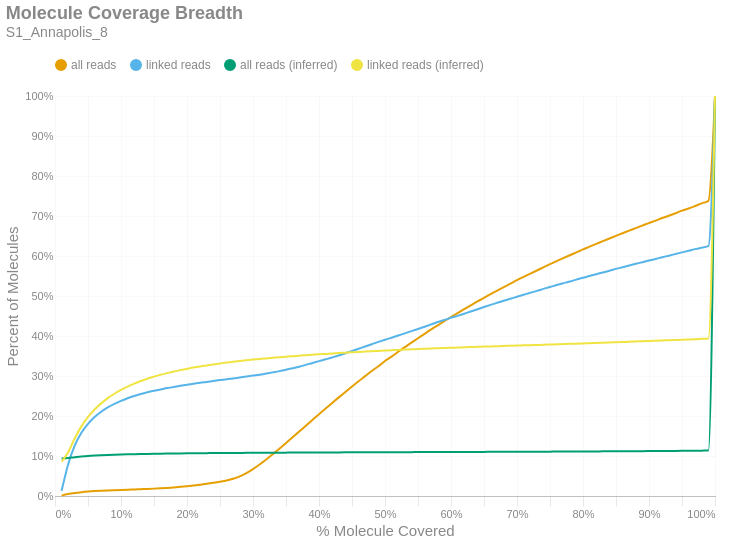

Source (notebook cell):
### Markdown cell above
### Molecule Read Coverage
This chart shows molecule coverage breadth as computed by the number of bases aligned to that molecule. In other words, "*how much of each unique long molecule is actually sequenced/aligned?*" Keep in mind there is a distinction between sequences and alignments, since some sequences belonging to a particular molecule may not align well and wouldn't appear in the alignment data. This chart also shows molecule coverage breadth as computed by the *inferred fragment* from which the aligned sequences originate. Unlike read coverage, this calculation takes into account the total insert size, including unsequenced gaps between the forward and reverse reads. Like the previous figures, these are cumulative percents.

### Code cell
if SKIPLR:
    print_html(f"Skipped")
else:
    binned_df = consolidated_hist(valids['coverage_bp'], mask, 0.01, True)
    binned_df_inf = consolidated_hist(valids['coverage_inserts'], mask, 0.01, True)
    binned_df = binned_df.with_columns(pl.lit(binned_df_inf['all reads (cumsum)']).alias('all reads (inferred)'))
    binned_df = binned_df.with_columns(pl.lit(binned_df_inf['linked reads (cumsum)']).alias('linked reads (inferred)'))
    binned_df = binned_df.with_columns(
        (pl.col('bin').cast(pl.Float64) + 0.01).alias('right_edge')
    )

    with SafeRender(binned_df):
        (
            density_plot(binned_df, 'Molecule Coverage Breadth', samplename, 'molcov', ['all reads (inferred)','linked reads (inferred)'])
            .encode(
                #x=alt.X('bin:Q', title="% Molecule Covered").axis(format = '%').scale(padding=0),
                x=alt.X('right_edge:Q', title="% Molecule Covered").axis(format='%').scale(padding=0),
                y=alt.Y('value:Q', title='Percent of Molecules')
                    .axis(format='%')
                    .stack(False)
                    .scale(domainMin=0, padding=0),
                color=alt.Color("key:N").scale(domain = ["all reads", "linked reads", "all reads (inferred)", "linked reads (inferred)"]),
                tooltip = [
                    alt.Tooltip("key:N", title = "Data Type"),
                    alt.Tooltip("range_label:N", title="% Molecule Covered"),
                    alt.Tooltip("value:Q", format = ".2%", title="% Molecules")
                ]
            )
        ).display()

### Figure 1 — Vega-Lite specification as saved in the notebook (floating-point values rounded to 4 significant figures)
{"width": "container", "height": 400, "config": {"title": {"anchor": "start", "dy": -15, "fontSize": 18, "color": "#888888", "subtitleColor": "#888888", "subtitleFontSize": 14}, "arc": {"fill": "#0072B2"}, "axis": {"domainColor": "#888888", "domainWidth": 0.5, "gridWidth": 0.2, "grid": false, "titleFontWeight": 400, "titleFontSize": 15, "labelFontSize": 11, "labelColor": "#888888", "tickColor": "#888888", "tickWidth": 0.2, "titleColor": "#888888"}, "axisBand": {"grid": false}, "axisX": {"grid": true, "tickSize": 10, "domainCap": "round"}, "axisY": {"domain": false, "grid": true, "tickSize": 0, "domainCap": "round"}, "background": "transparent", "header": {"labelFontSize": 15, "labelColor": "#888888", "titleFontSize": 15, "titleFontWeight": 600, "titleColor": "#888888"}, "legend": {"labelFont": "sans-serif", "labelFontSize": 12, "labelColor": "#888888", "symbolSize": 100, "symbolType": "circle", "titleFontSize": 12, "titlePadding": 10, "titleColor": "#888888", "title": null, "orient": "top"}, "range": {"category": ["#E69F00", "#56B4E9", "#009E73", "#F0E442", "#0072B2", "#D55E00", "#CC79A7", "#000000"], "diverging": ["#cfe8f3", "#a2d4ec", "#73bfe2", "#46abdb", "#1696d2", "#12719e"]}, "area": {"fill": "#0072B2", "fillOpacity": 0.7, "line": true, "strokeOpacity": 0.7}, "line": {"color": "#0072B2", "stroke": "#0072B2", "strokeWidth": 2}, "trail": {"color": "#0072B2", "stroke": "#0072B2", "strokeWidth": 0, "size": 1}, "point": {"filled": true, "fillOpacity": 1.0, "size": 95}, "text": {"color": "#888888", "fontSize": 11, "align": "right", "fontWeight": 400, "size": 11}, "bar": {"fill": "#0072B2", "stroke": null}, "view": {"stroke": null, "continuousWidth": 660, "continuousHeight": 400}}, "data": {"name": "data-0e34ef5be1c3cb462f933285a77bc03d"}, "mark": {"type": "line", "interpolate": "monotone", "point": {"opacity": 0, "size": 275}}, "encoding": {"color": {"field": "key", "scale": {"domain": ["all reads", "linked reads", "all reads (inferred)", "linked reads (inferred)"]}, "type": "nominal"}, "tooltip": [{"field": "key", "title": "Data Type", "type": "nominal"}, {"field": "range_label", "title": "% Molecule Covered", "type": "nominal"}, {"field": "value", "format": ".2%", "title": "% Molecules", "type": "quantitative"}], "x": {"axis": {"format": "%"}, "field": "right_edge", "scale": {"padding": 0}, "title": "% Molecule Covered", "type": "quantitative"}, "y": {"axis": {"format": "%"}, "field": "value", "scale": {"domainMin": 0, "padding": 0}, "stack": false, "title": "Percent of Molecules", "type": "quantitative"}}, "params": [{"name": "param_c36ac31b6afebe62", "select": {"type": "point", "fields": ["key"]}, "bind": "legend"}], "title": {"text": "Molecule Coverage Breadth", "subtitle": "S1_Annapolis_8"}, "transform": [{"fold": ["all reads (cumsum)", "linked reads (cumsum)", "all reads (inferred)", "linked reads (inferred)"]}, {"calculate": "replace(datum.key, ' (cumsum)', '')", "as": "key"}, {"filter": {"param": "param_c36ac31b6afebe62"}}], "usermeta": {"embedOptions": {"downloadFileName": "S1_Annapolis_8.molcov"}}, "$schema": "https://vega.github.io/schema/vega-lite/v6.1.0.json", "datasets": {"data-0e34ef5be1c3cb462f933285a77bc03d": [{"bin": "0.0", "interval": "0.0-0.01", "all reads": 0.000927, "linked reads": 0.01295, "all reads (cumsum)": 0.000927, "linked reads (cumsum)": 0.01295, "range_label": "0.0-0.01", "all reads (inferred)": 0.09357, "linked reads (inferred)": 0.08609, "right_edge": 0.01}, {"bin": "0.01", "interval": "0.01-0.02", "all reads": 0.003911, "linked reads": 0.06666, "all reads (cumsum)": 0.004838, "linked reads (cumsum)": 0.07961, "range_label": "0.01-0.02", "all reads (inferred)": 0.09495, "linked reads (inferred)": 0.1096, "right_edge": 0.02}, {"bin": "0.02", "interval": "0.02-0.03", "all reads": 0.002785, "linked reads": 0.04691, "all reads (cumsum)": 0.007623, "linked reads (cumsum)": 0.1265, "range_label": "0.02-0.03", "all reads (inferred)": 0.09688, "linked reads (inferred)": 0.1443, "right_edge": 0.03}, {"bin": "0.03", "interval": "0.03-0.04", "all reads": 0.00198, "linked reads": 0.03148, "all reads (cumsum)": 0.009603, "linked reads (cumsum)": 0.158, "range_label": "0.03-0.04", "all reads (inferred)": 0.09853, "linked reads (inferred)": 0.174, "right_edge": 0.04}, {"bin": "0.04", "interval": "0.04-0.05", "all reads": 0.00144, "linked reads": 0.02236, "all reads (cumsum)": 0.01104, "linked reads (cumsum)": 0.1804, "range_label": "0.04-0.05", "all reads (inferred)": 0.09994, "linked reads (inferred)": 0.1976, "right_edge": 0.05}, {"bin": "0.05", "interval": "0.05-0.06", "all reads": 0.001155, "linked reads": 0.01708, "all reads (cumsum)": 0.0122, "linked reads (cumsum)": 0.1974, "range_label": "0.05-0.06", "all reads (inferred)": 0.101, "linked reads (inferred)": 0.2164, "right_edge": 0.06}, {"bin": "0.06", "interval": "0.06-0.07", "all reads": 0.0009018, "linked reads": 0.01315, "all reads (cumsum)": 0.0131, "linked reads (cumsum)": 0.2106, "range_label": "0.06-0.07", "all reads (inferred)": 0.1018, "linked reads (inferred)": 0.2316, "right_edge": 0.07}, {"bin": "0.07", "interval": "0.07-0.08", "all reads": 0.0007829, "linked reads": 0.01071, "all reads (cumsum)": 0.01388, "linked reads (cumsum)": 0.2213, "range_label": "0.07-0.08", "all reads (inferred)": 0.1026, "linked reads (inferred)": 0.2447, "right_edge": 0.08}, {"bin": "0.08", "interval": "0.08-0.09", "all reads": 0.0006956, "linked reads": 0.008845, "all reads (cumsum)": 0.01458, "linked reads (cumsum)": 0.2301, "range_label": "0.08-0.09", "all reads (inferred)": 0.1032, "linked reads (inferred)": 0.2557, "right_edge": 0.09}, {"bin": "0.09", "interval": "0.09-0.1", "all reads": 0.0006808, "linked reads": 0.007599, "all reads (cumsum)": 0.01526, "linked reads (cumsum)": 0.2377, "range_label": "0.09-0.1", "all reads (inferred)": 0.1037, "linked reads (inferred)": 0.2651, "right_edge": 0.1}, {"bin": "0.1", "interval": "0.1-0.11", "all reads": 0.0006513, "linked reads": 0.006484, "all reads (cumsum)": 0.01591, "linked reads (cumsum)": 0.2442, "range_label": "0.1-0.11", "all reads (inferred)": 0.1042, "linked reads (inferred)": 0.2736, "right_edge": 0.11}, {"bin": "0.11", "interval": "0.11-0.12", "all reads": 0.0006088, "linked reads": 0.005771, "all reads (cumsum)": 0.01652, "linked reads (cumsum)": 0.25, "range_label": "0.11-0.12", "all reads (inferred)": 0.1046, "linked reads (inferred)": 0.2809, "right_edge": 0.12}, {"bin": "0.12", "interval": "0.12-0.13", "all reads": 0.0006222, "linked reads": 0.005025, "all reads (cumsum)": 0.01714, "linked reads (cumsum)": 0.255, "range_label": "0.12-0.13", "all reads (inferred)": 0.105, "linked reads (inferred)": 0.2874, "right_edge": 0.13}, {"bin": "0.13", "interval": "0.13-0.14", "all reads": 0.00062, "linked reads": 0.004296, "all reads (cumsum)": 0.01776, "linked reads (cumsum)": 0.2593, "range_label": "0.13-0.14", "all reads (inferred)": 0.1053, "linked reads (inferred)": 0.2933, "right_edge": 0.14}, {"bin": "0.14", "interval": "0.14-0.15", "all reads": 0.0006748, "linked reads": 0.003738, "all reads (cumsum)": 0.01844, "linked reads (cumsum)": 0.2631, "range_label": "0.14-0.15", "all reads (inferred)": 0.1056, "linked reads (inferred)": 0.2984, "right_edge": 0.15}, {"bin": "0.15", "interval": "0.15-0.16", "all reads": 0.0007959, "linked reads": 0.00332, "all reads (cumsum)": 0.01923, "linked reads (cumsum)": 0.2664, "range_label": "0.15-0.16", "all reads (inferred)": 0.1058, "linked reads (inferred)": 0.3032, "right_edge": 0.16}, {"bin": "0.16", "interval": "0.16-0.17", "all reads": 0.0009904, "linked reads": 0.003418, "all reads (cumsum)": 0.02022, "linked reads (cumsum)": 0.2698, "range_label": "0.16-0.17", "all reads (inferred)": 0.1061, "linked reads (inferred)": 0.3072, "right_edge": 0.17}, {"bin": "0.17", "interval": "0.17-0.18", "all reads": 0.001191, "linked reads": 0.002836, "all reads (cumsum)": 0.02141, "linked reads (cumsum)": 0.2726, "range_label": "0.17-0.18", "all reads (inferred)": 0.1063, "linked reads (inferred)": 0.3111, "right_edge": 0.18}, {"bin": "0.18", "interval": "0.18-0.19", "all reads": 0.001444, "linked reads": 0.002918, "all reads (cumsum)": 0.02286, "linked reads (cumsum)": 0.2755, "range_label": "0.18-0.19", "all reads (inferred)": 0.1065, "linked reads (inferred)": 0.3147, "right_edge": 0.19}, {"bin": "0.19", "interval": "0.19-0.2", "all reads": 0.001628, "linked reads": 0.002656, "all reads (cumsum)": 0.02449, "linked reads (cumsum)": 0.2782, "range_label": "0.19-0.2", "all reads (inferred)": 0.1067, "linked reads (inferred)": 0.318, "right_edge": 0.2}, {"bin": "0.2", "interval": "0.2-0.21", "all reads": 0.001802, "linked reads": 0.00241, "all reads (cumsum)": 0.02629, "linked reads (cumsum)": 0.2806, "range_label": "0.2-0.21", "all reads (inferred)": 0.1068, "linked reads (inferred)": 0.3212, "right_edge": 0.21}, {"bin": "0.21", "interval": "0.21-0.22", "all reads": 0.002059, "linked reads": 0.002541, "all reads (cumsum)": 0.02835, "linked reads (cumsum)": 0.2832, "range_label": "0.21-0.22", "all reads (inferred)": 0.107, "linked reads (inferred)": 0.324, "right_edge": 0.22}, {"bin": "0.22", "interval": "0.22-0.23", "all reads": 0.002199, "linked reads": 0.002123, "all reads (cumsum)": 0.03055, "linked reads (cumsum)": 0.2853, "range_label": "0.22-0.23", "all reads (inferred)": 0.1071, "linked reads (inferred)": 0.3264, "right_edge": 0.23}, {"bin": "0.23", "interval": "0.23-0.24", "all reads": 0.002455, "linked reads": 0.002345, "all reads (cumsum)": 0.033, "linked reads (cumsum)": 0.2876, "range_label": "0.23-0.24", "all reads (inferred)": 0.1073, "linked reads (inferred)": 0.329, "right_edge": 0.24}, {"bin": "0.24", "interval": "0.24-0.25", "all reads": 0.00272, "linked reads": 0.002131, "all reads (cumsum)": 0.03572, "linked reads (cumsum)": 0.2898, "range_label": "0.24-0.25", "all reads (inferred)": 0.1074, "linked reads (inferred)": 0.3312, "right_edge": 0.25}, {"bin": "0.25", "interval": "0.25-0.26", "all reads": 0.003056, "linked reads": 0.002107, "all reads (cumsum)": 0.03878, "linked reads (cumsum)": 0.2919, "range_label": "0.25-0.26", "all reads (inferred)": 0.1075, "linked reads (inferred)": 0.3336, "right_edge": 0.26}, {"bin": "0.26", "interval": "0.26-0.27", "all reads": 0.004161, "linked reads": 0.002123, "all reads (cumsum)": 0.04294, "linked reads (cumsum)": 0.294, "range_label": "0.26-0.27", "all reads (inferred)": 0.1077, "linked reads (inferred)": 0.3356, "right_edge": 0.27}, {"bin": "0.27", "interval": "0.27-0.28", "all reads": 0.006111, "linked reads": 0.002369, "all reads (cumsum)": 0.04905, "linked reads (cumsum)": 0.2964, "range_label": "0.27-0.28", "all reads (inferred)": 0.1078, "linked reads (inferred)": 0.3374, "right_edge": 0.28}, {"bin": "0.28", "interval": "0.28-0.29", "all reads": 0.008178, "linked reads": 0.00223, "all reads (cumsum)": 0.05723, "linked reads (cumsum)": 0.2986, "range_label": "0.28-0.29", "all reads (inferred)": 0.1079, "linked reads (inferred)": 0.3391, "right_edge": 0.29}, {"bin": "0.29", "interval": "0.29-0.3", "all reads": 0.01006, "linked reads": 0.002386, "all reads (cumsum)": 0.06729, "linked reads (cumsum)": 0.301, "range_label": "0.29-0.3", "all reads (inferred)": 0.108, "linked reads (inferred)": 0.341, "right_edge": 0.3}, {"bin": "0.3", "interval": "0.3-0.31", "all reads": 0.01136, "linked reads": 0.002287, "all reads (cumsum)": 0.07865, "linked reads (cumsum)": 0.3033, "range_label": "0.3-0.31", "all reads (inferred)": 0.1081, "linked reads (inferred)": 0.3426, "right_edge": 0.31}, {"bin": "0.31", "interval": "0.31-0.32", "all reads": 0.01256, "linked reads": 0.002877, "all reads (cumsum)": 0.09122, "linked reads (cumsum)": 0.3061, "range_label": "0.31-0.32", "all reads (inferred)": 0.1082, "linked reads (inferred)": 0.344, "right_edge": 0.32}, {"bin": "0.32", "interval": "0.32-0.33", "all reads": 0.01342, "linked reads": 0.002927, "all reads (cumsum)": 0.1046, "linked reads (cumsum)": 0.3091, "range_label": "0.32-0.33", "all reads (inferred)": 0.1083, "linked reads (inferred)": 0.3455, "right_edge": 0.33}, {"bin": "0.33", "interval": "0.33-0.34", "all reads": 0.01372, "linked reads": 0.003132, "all reads (cumsum)": 0.1184, "linked reads (cumsum)": 0.3122, "range_label": "0.33-0.34", "all reads (inferred)": 0.1083, "linked reads (inferred)": 0.347, "right_edge": 0.34}, {"bin": "0.34", "interval": "0.34-0.35", "all reads": 0.014, "linked reads": 0.003681, "all reads (cumsum)": 0.1324, "linked reads (cumsum)": 0.3159, "range_label": "0.34-0.35", "all reads (inferred)": 0.1084, "linked reads (inferred)": 0.3483, "right_edge": 0.35}, {"bin": "0.35", "interval": "0.35-0.36", "all reads": 0.01426, "linked reads": 0.003615, "all reads (cumsum)": 0.1466, "linked reads (cumsum)": 0.3195, "range_label": "0.35-0.36", "all reads (inferred)": 0.1085, "linked reads (inferred)": 0.3496, "right_edge": 0.36}, {"bin": "0.36", "interval": "0.36-0.37", "all reads": 0.01458, "linked reads": 0.003804, "all reads (cumsum)": 0.1612, "linked reads (cumsum)": 0.3233, "range_label": "0.36-0.37", "all reads (inferred)": 0.1086, "linked reads (inferred)": 0.3508, "right_edge": 0.37}, {"bin": "0.37", "interval": "0.37-0.38", "all reads": 0.01445, "linked reads": 0.004435, "all reads (cumsum)": 0.1756, "linked reads (cumsum)": 0.3277, "range_label": "0.37-0.38", "all reads (inferred)": 0.1087, "linked reads (inferred)": 0.352, "right_edge": 0.38}, {"bin": "0.38", "interval": "0.38-0.39", "all reads": 0.01445, "linked reads": 0.004894, "all reads (cumsum)": 0.1901, "linked reads (cumsum)": 0.3326, "range_label": "0.38-0.39", "all reads (inferred)": 0.1087, "linked reads (inferred)": 0.3533, "right_edge": 0.39}, {"bin": "0.39", "interval": "0.39-0.4", "all reads": 0.01449, "linked reads": 0.004533, "all reads (cumsum)": 0.2046, "linked reads (cumsum)": 0.3372, "range_label": "0.39-0.4", "all reads (inferred)": 0.1088, "linked reads (inferred)": 0.3543, "right_edge": 0.4}, {"bin": "0.4", "interval": "0.4-0.41", "all reads": 0.01394, "linked reads": 0.004558, "all reads (cumsum)": 0.2185, "linked reads (cumsum)": 0.3417, "range_label": "0.4-0.41", "all reads (inferred)": 0.1089, "linked reads (inferred)": 0.3553, "right_edge": 0.41}, {"bin": "0.41", "interval": "0.41-0.42", "all reads": 0.01406, "linked reads": 0.004681, "all reads (cumsum)": 0.2326, "linked reads (cumsum)": 0.3464, "range_label": "0.41-0.42", "all reads (inferred)": 0.1089, "linked reads (inferred)": 0.3563, "right_edge": 0.42}, {"bin": "0.42", "interval": "0.42-0.43", "all reads": 0.01395, "linked reads": 0.004992, "all reads (cumsum)": 0.2465, "linked reads (cumsum)": 0.3514, "range_label": "0.42-0.43", "all reads (inferred)": 0.109, "linked reads (inferred)": 0.3575, "right_edge": 0.43}, {"bin": "0.43", "interval": "0.43-0.44", "all reads": 0.01353, "linked reads": 0.005656, "all reads (cumsum)": 0.2601, "linked reads (cumsum)": 0.357, "range_label": "0.43-0.44", "all reads (inferred)": 0.1091, "linked reads (inferred)": 0.3584, "right_edge": 0.44}, {"bin": "0.44", "interval": "0.44-0.45", "all reads": 0.01352, "linked reads": 0.005345, "all reads (cumsum)": 0.2736, "linked reads (cumsum)": 0.3624, "range_label": "0.44-0.45", "all reads (inferred)": 0.1091, "linked reads (inferred)": 0.3593, "right_edge": 0.45}, {"bin": "0.45", "interval": "0.45-0.46", "all reads": 0.01332, "linked reads": 0.005779, "all reads (cumsum)": 0.2869, "linked reads (cumsum)": 0.3682, "range_label": "0.45-0.46", "all reads (inferred)": 0.1092, "linked reads (inferred)": 0.3603, "right_edge": 0.46}, {"bin": "0.46", "interval": "0.46-0.47", "all reads": 0.01273, "linked reads": 0.005575, "all reads (cumsum)": 0.2996, "linked reads (cumsum)": 0.3737, "range_label": "0.46-0.47", "all reads (inferred)": 0.1093, "linked reads (inferred)": 0.3611, "right_edge": 0.47}, {"bin": "0.47", "interval": "0.47-0.48", "all reads": 0.01279, "linked reads": 0.005779, "all reads (cumsum)": 0.3124, "linked reads (cumsum)": 0.3795, "range_label": "0.47-0.48", "all reads (inferred)": 0.1093, "linked reads (inferred)": 0.3619, "right_edge": 0.48}, {"bin": "0.48", "interval": "0.48-0.49", "all reads": 0.01201, "linked reads": 0.005665, "all reads (cumsum)": 0.3244, "linked reads (cumsum)": 0.3852, "range_label": "0.48-0.49", "all reads (inferred)": 0.1094, "linked reads (inferred)": 0.3627, "right_edge": 0.49}, {"bin": "0.49", "interval": "0.49-0.5", "all reads": 0.01304, "linked reads": 0.005427, "all reads (cumsum)": 0.3375, "linked reads (cumsum)": 0.3906, "range_label": "0.49-0.5", "all reads (inferred)": 0.1094, "linked reads (inferred)": 0.3636, "right_edge": 0.5}, {"bin": "0.5", "interval": "0.5-0.51", "all reads": 0.01088, "linked reads": 0.005156, "all reads (cumsum)": 0.3483, "linked reads (cumsum)": 0.3958, "range_label": "0.5-0.51", "all reads (inferred)": 0.1095, "linked reads (inferred)": 0.3643, "right_edge": 0.51}, {"bin": "0.51", "interval": "0.51-0.52", "all reads": 0.01217, "linked reads": 0.005312, "all reads (cumsum)": 0.3605, "linked reads (cumsum)": 0.4011, "range_label": "0.51-0.52", "all reads (inferred)": 0.1095, "linked reads (inferred)": 0.3652, "right_edge": 0.52}, {"bin": "0.52", "interval": "0.52-0.53", "all reads": 0.01152, "linked reads": 0.005607, "all reads (cumsum)": 0.372, "linked reads (cumsum)": 0.4067, "range_label": "0.52-0.53", "all reads (inferred)": 0.1096, "linked reads (inferred)": 0.366, "right_edge": 0.53}, {"bin": "0.53", "interval": "0.53-0.54", "all reads": 0.01141, "linked reads": 0.005427, "all reads (cumsum)": 0.3834, "linked reads (cumsum)": 0.4121, "range_label": "0.53-0.54", "all reads (inferred)": 0.1097, "linked reads (inferred)": 0.3667, "right_edge": 0.54}, {"bin": "0.54", "interval": "0.54-0.55", "all reads": 0.01094, "linked reads": 0.00555, "all reads (cumsum)": 0.3944, "linked reads (cumsum)": 0.4177, "range_label": "0.54-0.55", "all reads (inferred)": 0.1097, "linked reads (inferred)": 0.3674, "right_edge": 0.55}, {"bin": "0.55", "interval": "0.55-0.56", "all reads": 0.01109, "linked reads": 0.00564, "all reads (cumsum)": 0.4055, "linked reads (cumsum)": 0.4233, "range_label": "0.55-0.56", "all reads (inferred)": 0.1098, "linked reads (inferred)": 0.368, "right_edge": 0.56}, {"bin": "0.56", "interval": "0.56-0.57", "all reads": 0.01087, "linked reads": 0.005738, "all reads (cumsum)": 0.4164, "linked reads (cumsum)": 0.429, "range_label": "0.56-0.57", "all reads (inferred)": 0.1099, "linked reads (inferred)": 0.3688, "right_edge": 0.57}, {"bin": "0.57", "interval": "0.57-0.58", "all reads": 0.01043, "linked reads": 0.00587, "all reads (cumsum)": 0.4268, "linked reads (cumsum)": 0.4349, "range_label": "0.57-0.58", "all reads (inferred)": 0.1099, "linked reads (inferred)": 0.3693, "right_edge": 0.58}, {"bin": "0.58", "interval": "0.58-0.59", "all reads": 0.01037, "linked reads": 0.005206, "all reads (cumsum)": 0.4372, "linked reads (cumsum)": 0.4401, "range_label": "0.58-0.59", "all reads (inferred)": 0.11, "linked reads (inferred)": 0.37, "right_edge": 0.59}, {"bin": "0.59", "interval": "0.59-0.6", "all reads": 0.01037, "linked reads": 0.005329, "all reads (cumsum)": 0.4475, "linked reads (cumsum)": 0.4454, "range_label": "0.59-0.6", "all reads (inferred)": 0.11, "linked reads (inferred)": 0.3706, "right_edge": 0.6}, {"bin": "0.6", "interval": "0.6-0.61", "all reads": 0.009655, "linked reads": 0.004902, "all reads (cumsum)": 0.4572, "linked reads (cumsum)": 0.4503, "range_label": "0.6-0.61", "all reads (inferred)": 0.1101, "linked reads (inferred)": 0.3712, "right_edge": 0.61}, {"bin": "0.61", "interval": "0.61-0.62", "all reads": 0.009999, "linked reads": 0.00523, "all reads (cumsum)": 0.4672, "linked reads (cumsum)": 0.4556, "range_label": "0.61-0.62", "all reads (inferred)": 0.1101, "linked reads (inferred)": 0.3719, "right_edge": 0.62}, {"bin": "0.62", "interval": "0.62-0.63", "all reads": 0.009667, "linked reads": 0.00564, "all reads (cumsum)": 0.4768, "linked reads (cumsum)": 0.4612, "range_label": "0.62-0.63", "all reads (inferred)": 0.1102, "linked reads (inferred)": 0.3724, "right_edge": 0.63}, {"bin": "0.63", "interval": "0.63-0.64", "all reads": 0.009428, "linked reads": 0.00555, "all reads (cumsum)": 0.4863, "linked reads (cumsum)": 0.4668, "range_label": "0.63-0.64", "all reads (inferred)": 0.1103, "linked reads (inferred)": 0.3729, "right_edge": 0.64}, {"bin": "0.64", "interval": "0.64-0.65", "all reads": 0.009127, "linked reads": 0.005681, "all reads (cumsum)": 0.4954, "linked reads (cumsum)": 0.4724, "range_label": "0.64-0.65", "all reads (inferred)": 0.1103, "linked reads (inferred)": 0.3735, "right_edge": 0.65}, {"bin": "0.65", "interval": "0.65-0.66", "all reads": 0.00952, "linked reads": 0.005468, "all reads (cumsum)": 0.5049, "linked reads (cumsum)": 0.4779, "range_label": "0.65-0.66", "all reads (inferred)": 0.1104, "linked reads (inferred)": 0.374, "right_edge": 0.66}, {"bin": "0.66", "interval": "0.66-0.67", "all reads": 0.008763, "linked reads": 0.005165, "all reads (cumsum)": 0.5137, "linked reads (cumsum)": 0.4831, "range_label": "0.66-0.67", "all reads (inferred)": 0.1104, "linked reads (inferred)": 0.3746, "right_edge": 0.67}, {"bin": "0.67", "interval": "0.67-0.68", "all reads": 0.008723, "linked reads": 0.005025, "all reads (cumsum)": 0.5224, "linked reads (cumsum)": 0.4881, "range_label": "0.67-0.68", "all reads (inferred)": 0.1105, "linked reads (inferred)": 0.3751, "right_edge": 0.68}, {"bin": "0.68", "interval": "0.68-0.69", "all reads": 0.008493, "linked reads": 0.004935, "all reads (cumsum)": 0.5309, "linked reads (cumsum)": 0.493, "range_label": "0.68-0.69", "all reads (inferred)": 0.1106, "linked reads (inferred)": 0.3756, "right_edge": 0.69}, {"bin": "0.69", "interval": "0.69-0.7", "all reads": 0.00857, "linked reads": 0.005033, "all reads (cumsum)": 0.5395, "linked reads (cumsum)": 0.4981, "range_label": "0.69-0.7", "all reads (inferred)": 0.1106, "linked reads (inferred)": 0.3762, "right_edge": 0.7}, {"bin": "0.7", "interval": "0.7-0.71", "all reads": 0.008214, "linked reads": 0.004853, "all reads (cumsum)": 0.5477, "linked reads (cumsum)": 0.5029, "range_label": "0.7-0.71", "all reads (inferred)": 0.1107, "linked reads (inferred)": 0.3766, "right_edge": 0.71}, {"bin": "0.71", "interval": "0.71-0.72", "all reads": 0.008095, "linked reads": 0.00505, "all reads (cumsum)": 0.5558, "linked reads (cumsum)": 0.508, "range_label": "0.71-0.72", "all reads (inferred)": 0.1107, "linked reads (inferred)": 0.3771, "right_edge": 0.72}, {"bin": "0.72", "interval": "0.72-0.73", "all reads": 0.008015, "linked reads": 0.004747, "all reads (cumsum)": 0.5638, "linked reads (cumsum)": 0.5127, "range_label": "0.72-0.73", "all reads (inferred)": 0.1108, "linked reads (inferred)": 0.3775, "right_edge": 0.73}, {"bin": "0.73", "interval": "0.73-0.74", "all reads": 0.007807, "linked reads": 0.005083, "all reads (cumsum)": 0.5716, "linked reads (cumsum)": 0.5178, "range_label": "0.73-0.74", "all reads (inferred)": 0.1109, "linked reads (inferred)": 0.378, "right_edge": 0.74}, {"bin": "0.74", "interval": "0.74-0.75", "all reads": 0.008095, "linked reads": 0.004648, "all reads (cumsum)": 0.5797, "linked reads (cumsum)": 0.5225, "range_label": "0.74-0.75", "all reads (inferred)": 0.1109, "linked reads (inferred)": 0.3786, "right_edge": 0.75}, {"bin": "0.75", "interval": "0.75-0.76", "all reads": 0.007434, "linked reads": 0.004878, "all reads (cumsum)": 0.5871, "linked reads (cumsum)": 0.5273, "range_label": "0.75-0.76", "all reads (inferred)": 0.111, "linked reads (inferred)": 0.3792, "right_edge": 0.76}, {"bin": "0.76", "interval": "0.76-0.77", "all reads": 0.007428, "linked reads": 0.004451, "all reads (cumsum)": 0.5946, "linked reads (cumsum)": 0.5318, "range_label": "0.76-0.77", "all reads (inferred)": 0.1111, "linked reads (inferred)": 0.3798, "right_edge": 0.77}, {"bin": "0.77", "interval": "0.77-0.78", "all reads": 0.007334, "linked reads": 0.00441, "all reads (cumsum)": 0.6019, "linked reads (cumsum)": 0.5362, "range_label": "0.77-0.78", "all reads (inferred)": 0.1112, "linked reads (inferred)": 0.3803, "right_edge": 0.78}, {"bin": "0.78", "interval": "0.78-0.79", "all reads": 0.00719, "linked reads": 0.004747, "all reads (cumsum)": 0.6091, "linked reads (cumsum)": 0.5409, "range_label": "0.78-0.79", "all reads (inferred)": 0.1112, "linked reads (inferred)": 0.3809, "right_edge": 0.79}, {"bin": "0.79", "interval": "0.79-0.8", "all reads": 0.007468, "linked reads": 0.004681, "all reads (cumsum)": 0.6165, "linked reads (cumsum)": 0.5456, "range_label": "0.79-0.8", "all reads (inferred)": 0.1113, "linked reads (inferred)": 0.3815, "right_edge": 0.8}, {"bin": "0.8", "interval": "0.8-0.81", "all reads": 0.006756, "linked reads": 0.004164, "all reads (cumsum)": 0.6233, "linked reads (cumsum)": 0.5498, "range_label": "0.8-0.81", "all reads (inferred)": 0.1114, "linked reads (inferred)": 0.3821, "right_edge": 0.81}, {"bin": "0.81", "interval": "0.81-0.82", "all reads": 0.006907, "linked reads": 0.004738, "all reads (cumsum)": 0.6302, "linked reads (cumsum)": 0.5545, "range_label": "0.81-0.82", "all reads (inferred)": 0.1115, "linked reads (inferred)": 0.3827, "right_edge": 0.82}, {"bin": "0.82", "interval": "0.82-0.83", "all reads": 0.006886, "linked reads": 0.004443, "all reads (cumsum)": 0.6371, "linked reads (cumsum)": 0.559, "range_label": "0.82-0.83", "all reads (inferred)": 0.1116, "linked reads (inferred)": 0.3833, "right_edge": 0.83}, {"bin": "0.83", "interval": "0.83-0.84", "all reads": 0.006778, "linked reads": 0.004115, "all reads (cumsum)": 0.6439, "linked reads (cumsum)": 0.5631, "range_label": "0.83-0.84", "all reads (inferred)": 0.1117, "linked reads (inferred)": 0.3839, "right_edge": 0.84}, {"bin": "0.84", "interval": "0.84-0.85", "all reads": 0.006497, "linked reads": 0.004681, "all reads (cumsum)": 0.6504, "linked reads (cumsum)": 0.5678, "range_label": "0.84-0.85", "all reads (inferred)": 0.1118, "linked reads (inferred)": 0.3845, "right_edge": 0.85}, {"bin": "0.85", "interval": "0.85-0.86", "all reads": 0.006613, "linked reads": 0.004312, "all reads (cumsum)": 0.657, "linked reads (cumsum)": 0.5721, "range_label": "0.85-0.86", "all reads (inferred)": 0.1119, "linked reads (inferred)": 0.3851, "right_edge": 0.86}, {"bin": "0.86", "interval": "0.86-0.87", "all reads": 0.006377, "linked reads": 0.004255, "all reads (cumsum)": 0.6634, "linked reads (cumsum)": 0.5763, "range_label": "0.86-0.87", "all reads (inferred)": 0.112, "linked reads (inferred)": 0.3857, "right_edge": 0.87}, {"bin": "0.87", "interval": "0.87-0.88", "all reads": 0.0065, "linked reads": 0.004156, "all reads (cumsum)": 0.6699, "linked reads (cumsum)": 0.5805, "range_label": "0.87-0.88", "all reads (inferred)": 0.1121, "linked reads (inferred)": 0.3863, "right_edge": 0.88}, {"bin": "0.88", "interval": "0.88-0.89", "all reads": 0.006219, "linked reads": 0.003984, "all reads (cumsum)": 0.6761, "linked reads (cumsum)": 0.5845, "range_label": "0.88-0.89", "all reads (inferred)": 0.1122, "linked reads (inferred)": 0.3869, "right_edge": 0.89}, {"bin": "0.89", "interval": "0.89-0.9", "all reads": 0.006331, "linked reads": 0.00405, "all reads (cumsum)": 0.6824, "linked reads (cumsum)": 0.5885, "range_label": "0.89-0.9", "all reads (inferred)": 0.1123, "linked reads (inferred)": 0.3876, "right_edge": 0.9}, {"bin": "0.9", "interval": "0.9-0.91", "all reads": 0.00588, "linked reads": 0.004009, "all reads (cumsum)": 0.6883, "linked reads (cumsum)": 0.5925, "range_label": "0.9-0.91", "all reads (inferred)": 0.1124, "linked reads (inferred)": 0.3883, "right_edge": 0.91}, {"bin": "0.91", "interval": "0.91-0.92", "all reads": 0.006629, "linked reads": 0.004263, "all reads (cumsum)": 0.6949, "linked reads (cumsum)": 0.5968, "range_label": "0.91-0.92", "all reads (inferred)": 0.1126, "linked reads (inferred)": 0.389, "right_edge": 0.92}, {"bin": "0.92", "interval": "0.92-0.93", "all reads": 0.005714, "linked reads": 0.004009, "all reads (cumsum)": 0.7006, "linked reads (cumsum)": 0.6008, "range_label": "0.92-0.93", "all reads (inferred)": 0.1127, "linked reads (inferred)": 0.3896, "right_edge": 0.93}, {"bin": "0.93", "interval": "0.93-0.94", "all reads": 0.006114, "linked reads": 0.004123, "all reads (cumsum)": 0.7067, "linked reads (cumsum)": 0.6049, "range_label": "0.93-0.94", "all reads (inferred)": 0.1128, "linked reads (inferred)": 0.3901, "right_edge": 0.94}, {"bin": "0.94", "interval": "0.94-0.95", "all reads": 0.006573, "linked reads": 0.004156, "all reads (cumsum)": 0.7133, "linked reads (cumsum)": 0.6091, "range_label": "0.94-0.95", "all reads (inferred)": 0.1129, "linked reads (inferred)": 0.3906, "right_edge": 0.95}, {"bin": "0.95", "interval": "0.95-0.96", "all reads": 0.005461, "linked reads": 0.00391, "all reads (cumsum)": 0.7188, "linked reads (cumsum)": 0.613, "range_label": "0.95-0.96", "all reads (inferred)": 0.1131, "linked reads (inferred)": 0.3912, "right_edge": 0.96}, {"bin": "0.96", "interval": "0.96-0.97", "all reads": 0.006306, "linked reads": 0.00423, "all reads (cumsum)": 0.7251, "linked reads (cumsum)": 0.6172, "range_label": "0.96-0.97", "all reads (inferred)": 0.1133, "linked reads (inferred)": 0.392, "right_edge": 0.97}, {"bin": "0.97", "interval": "0.97-0.98", "all reads": 0.00661, "linked reads": 0.00373, "all reads (cumsum)": 0.7317, "linked reads (cumsum)": 0.621, "range_label": "0.97-0.98", "all reads (inferred)": 0.1134, "linked reads (inferred)": 0.3929, "right_edge": 0.98}, {"bin": "0.98", "interval": "0.98-0.99", "all reads": 0.006153, "linked reads": 0.003582, "all reads (cumsum)": 0.7378, "linked reads (cumsum)": 0.6245, "range_label": "0.98-0.99", "all reads (inferred)": 0.1137, "linked reads (inferred)": 0.3939, "right_edge": 0.99}, {"bin": "0.99", "interval": "0.99-1.0", "all reads": 0.2622, "linked reads": 0.3755, "all reads (cumsum)": 1.0, "linked reads (cumsum)": 1.0, "range_label": "0.99-1.0", "all reads (inferred)": 1.0, "linked reads (inferred)": 1.0, "right_edge": 1.0}]}}
